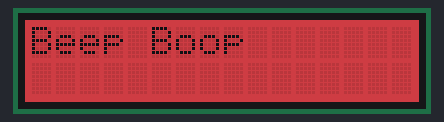
The program below on a simulated Raspberry Pi Pico running MicroPython. On the bench: 16×2 character LCD. Random numbers come from a fixed seed.

Above: at 1.7 s.
At 6.52 s:
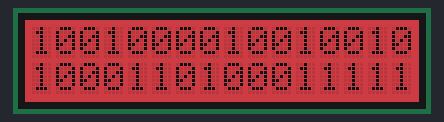
At 11.32 s:
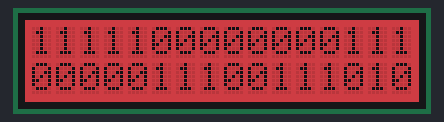
At 21.01 s:
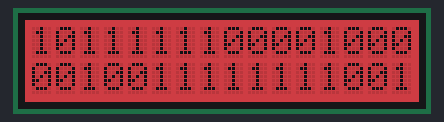
At 30.24 s:
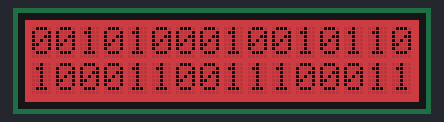
At 39.94 s:
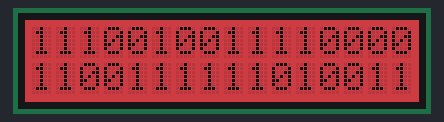

Measured:
- what the display in image 0 shows lasts 1.0 s, from 1.7 s to 2.7 s

The program:

binaryFlood.py
```python
import RGB1602
import time
import math
import random

lcd = RGB1602.RGB1602(16,2)

def rand_bin(n):
    s = ""
    for i in range(n):
        s += str(random.randint(0, 1))
    return s

while True:
    lcd.setRGB(255, 0, 10)

    for i in range(15):
        lcd.clear()
        lcd.setCursor(0, 0)
        lcd.printout(rand_bin(16))

        lcd.setCursor(0, 1)
        lcd.printout(rand_bin(16))

        time.sleep(.1)

    lcd.clear()
    lcd.setCursor(0,0)
    lcd.printout("Beep Boop")
    time.sleep(1)
```

RGB1602.py
```python
# -*- coding: utf-8 -*-
import time
from machine import Pin,I2C

RGB1602_SDA = Pin(0)
RGB1602_SCL = Pin(1)

RGB1602_I2C = I2C(0,sda = RGB1602_SDA,scl = RGB1602_SCL ,freq = 400000)

#Device I2C Arress
LCD_ADDRESS   =  (0x7c>>1)
RGB_ADDRESS   =  (0xc0>>1)

#color define

REG_RED    =     0x04
REG_GREEN  =     0x03
REG_BLUE   =     0x02
REG_MODE1  =     0x00
REG_MODE2  =     0x01
REG_OUTPUT =     0x08
LCD_CLEARDISPLAY = 0x01
LCD_RETURNHOME = 0x02
LCD_ENTRYMODESET = 0x04
LCD_DISPLAYCONTROL = 0x08
LCD_CURSORSHIFT = 0x10
LCD_FUNCTIONSET = 0x20
LCD_SETCGRAMADDR = 0x40
LCD_SETDDRAMADDR = 0x80

#flags for display entry mode
LCD_ENTRYRIGHT = 0x00
LCD_ENTRYLEFT = 0x02
LCD_ENTRYSHIFTINCREMENT = 0x01
LCD_ENTRYSHIFTDECREMENT = 0x00

#flags for display on/off control
LCD_DISPLAYON = 0x04
LCD_DISPLAYOFF = 0x00
LCD_CURSORON = 0x02
LCD_CURSOROFF = 0x00
LCD_BLINKON = 0x01
LCD_BLINKOFF = 0x00

#flags for display/cursor shift
LCD_DISPLAYMOVE = 0x08
LCD_CURSORMOVE = 0x00
LCD_MOVERIGHT = 0x04
LCD_MOVELEFT = 0x00

#flags for function set
LCD_8BITMODE = 0x10
LCD_4BITMODE = 0x00
LCD_2LINE = 0x08
LCD_1LINE = 0x00
LCD_5x8DOTS = 0x00


class RGB1602:
  def __init__(self, col, row):
    self._row = row
    self._col = col

    self._showfunction = LCD_4BITMODE | LCD_1LINE | LCD_5x8DOTS;
    self.begin(self._row,self._col)


  def command(self,cmd):
    RGB1602_I2C.writeto_mem(LCD_ADDRESS, 0x80, chr(cmd))

  def write(self,data):
    RGB1602_I2C.writeto_mem(LCD_ADDRESS, 0x40, chr(data))

  def setReg(self,reg,data):
    RGB1602_I2C.writeto_mem(RGB_ADDRESS, reg, chr(data))


  def setRGB(self,r,g,b):
    self.setReg(REG_RED,r)
    self.setReg(REG_GREEN,g)
    self.setReg(REG_BLUE,b)

  def setCursor(self,col,row):
    if(row == 0):
      col|=0x80
    else:
      col|=0xc0;
    RGB1602_I2C.writeto(LCD_ADDRESS, bytearray([0x80,col]))

  def clear(self):
    self.command(LCD_CLEARDISPLAY)
    time.sleep(0.002)
  def printout(self,arg):
    if(isinstance(arg,int)):
      arg=str(arg)

    for x in bytearray(arg,'utf-8'):
      self.write(x)


  def display(self):
    self._showcontrol |= LCD_DISPLAYON
    self.command(LCD_DISPLAYCONTROL | self._showcontrol)

  def begin(self,cols,lines):
    if (lines > 1):
        self._showfunction |= LCD_2LINE

    self._numlines = lines
    self._currline = 0


    time.sleep(0.05)


    # Send function set command sequence
    self.command(LCD_FUNCTIONSET | self._showfunction)
    #delayMicroseconds(4500);  # wait more than 4.1ms
    time.sleep(0.005)
    # second try
    self.command(LCD_FUNCTIONSET | self._showfunction);
    #delayMicroseconds(150);
    time.sleep(0.005)
    # third go
    self.command(LCD_FUNCTIONSET | self._showfunction)
    # finally, set # lines, font size, etc.
    self.command(LCD_FUNCTIONSET | self._showfunction)
    # turn the display on with no cursor or blinking default
    self._showcontrol = LCD_DISPLAYON | LCD_CURSOROFF | LCD_BLINKOFF
    self.display()
    # clear it off
    self.clear()
    # Initialize to default text direction (for romance languages)
    self._showmode = LCD_ENTRYLEFT | LCD_ENTRYSHIFTDECREMENT
    # set the entry mode
    self.command(LCD_ENTRYMODESET | self._showmode);
    # backlight init
    self.setReg(REG_MODE1, 0)
    # set LEDs controllable by both PWM and GRPPWM registers
    self.setReg(REG_OUTPUT, 0xFF)
    # set MODE2 values
    # 0010 0000 -> 0x20  (DMBLNK to 1, ie blinky mode)
    self.setReg(REG_MODE2, 0x20)
    self.setColorWhite()

  def setColorWhite(self):
    self.setRGB(255, 255, 255)
```
